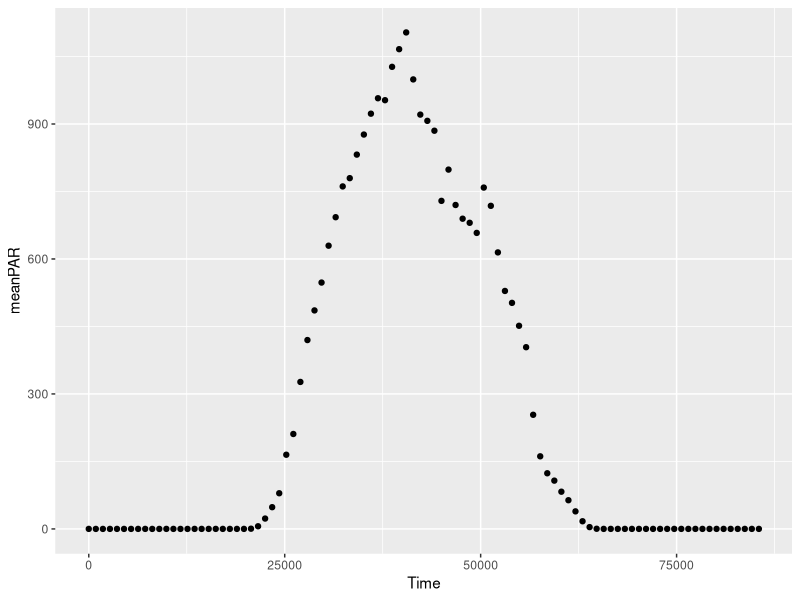
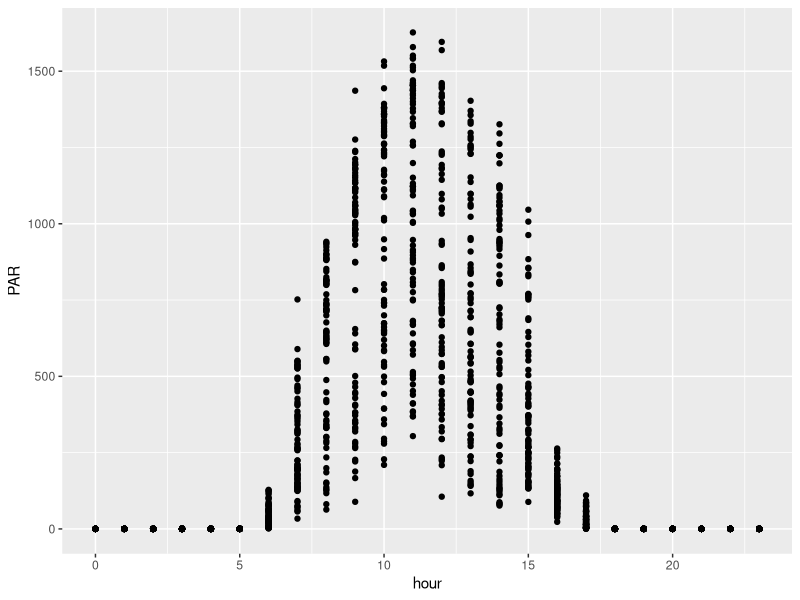
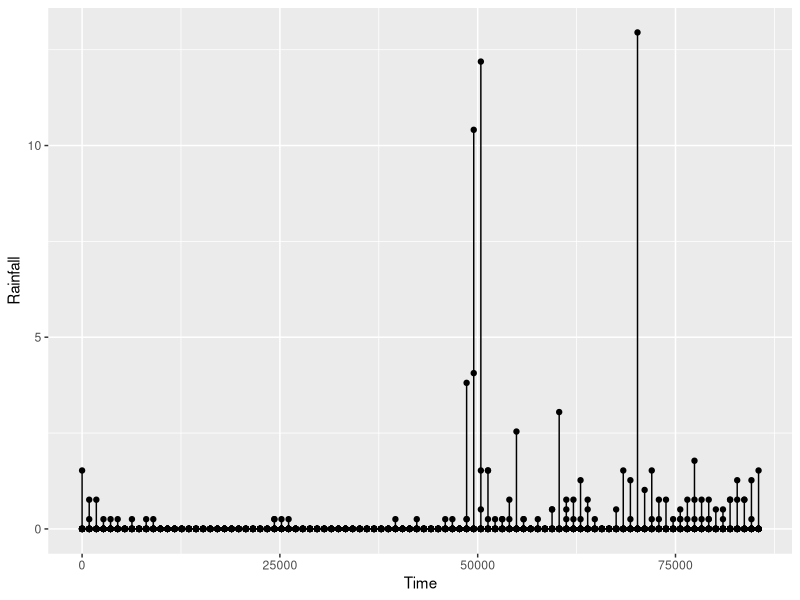
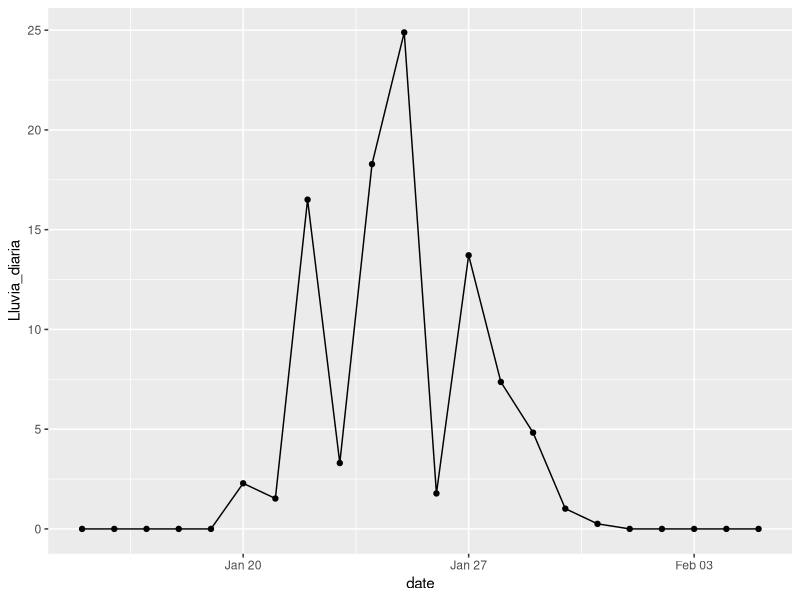

Reproduce these figures in R, in order.
## ---- chunk 1
knitr::opts_chunk$set(echo = TRUE)
## ---- chunk 2
library(tidyverse)
library(lubridate)
library(ggplot2)
## ---- chunk 3
LC_weather_2020 <- read.csv("data/LC_weather_2020.csv")

LC_weather_2020 <- LC_weather_2020 %>% 
  mutate(date_time = mdy_hm(Date_time)) %>% 
  mutate (PAR = Average.ps..active.Rad...) %>% 
  mutate (lnPAR = log(PAR)) %>% 
  mutate(date = date(date_time)) %>% 
  mutate(hour = hour(date_time)) %>% 
  mutate(Time = hm(Time))


mean_rad <- LC_weather_2020 %>% 
  group_by(Time) %>% 
  summarize(meanPAR = mean(PAR), n = n())


#yesterday <- filter(LC_weather, date == "2021-01-15")

ggplot(data = mean_rad, aes(x= Time, y = meanPAR)) +
  geom_point()


luz <- ggplot(data = LC_weather_2020, aes(x = hour, y=PAR)) +
  geom_point() 
  #xlim(6,18)
luz


ggplot(data = LC_weather_2020, aes(x= Time, y = Rainfall)) +
  geom_point()+
  geom_line()

LC_rain <- LC_weather_2020 %>% 
  group_by(date) %>% 
  summarize(Lluvia_diaria = sum(Rainfall))

ggplot(data = LC_rain, aes(x= date, y = Lluvia_diaria)) +
  geom_point()+
  geom_line()



